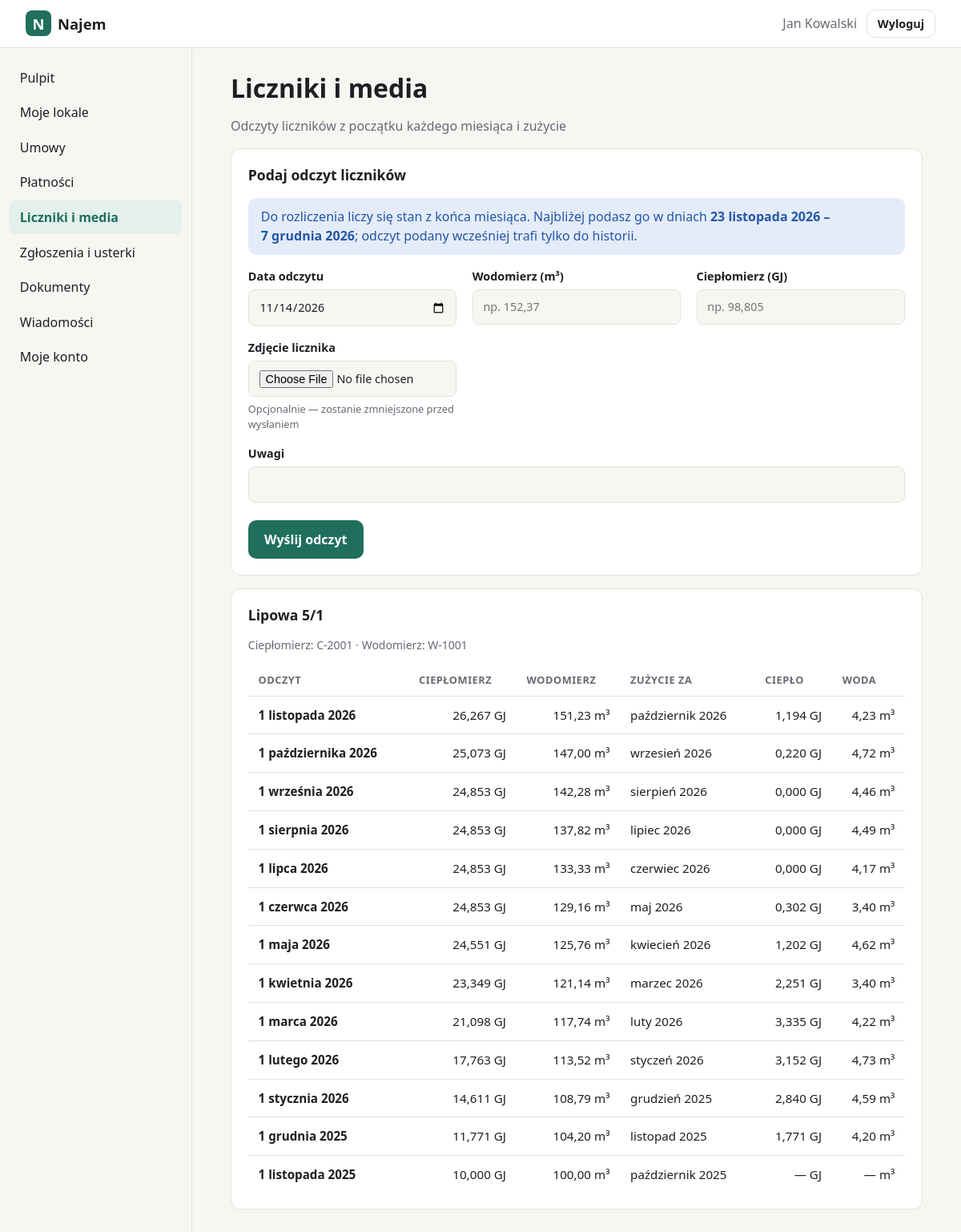
The app's page /panel/media (signed in) with its own data.
### tables this page shows
CREATE TABLE users (
    id            INTEGER PRIMARY KEY AUTOINCREMENT,
    login         TEXT NOT NULL UNIQUE COLLATE NOCASE,
    password_hash TEXT NOT NULL,
    full_name     TEXT,
    role          TEXT NOT NULL DEFAULT 'klient',
    created_at    TEXT NOT NULL DEFAULT (datetime('now')),
    last_login_at TEXT
, email TEXT, telefon TEXT, aktywny INTEGER NOT NULL DEFAULT 1);

CREATE TABLE lokale (
    id          INTEGER PRIMARY KEY AUTOINCREMENT,
    nazwa       TEXT NOT NULL,
    ulica       TEXT NOT NULL,          -- ulica z numerem budynku
    nr_lokalu   TEXT,
    kod         TEXT NOT NULL,
    miasto      TEXT NOT NULL,
    rodzaj      TEXT NOT NULL DEFAULT 'mieszkanie',
    powierzchnia REAL,                  -- m²
    pokoje      INTEGER,
    pietro      TEXT,
    opis        TEXT,
    wyposazenie TEXT,                   -- pozycje rozdzielone nową linią
    created_at  TEXT NOT NULL DEFAULT (datetime('now'))
, nr_wodomierza TEXT, nr_cieplomierza TEXT, budynek_id INTEGER REFERENCES budynki(id));

CREATE TABLE odczyty (
    id        INTEGER PRIMARY KEY AUTOINCREMENT,
    lokal_id  INTEGER NOT NULL,
    okres     TEXT NOT NULL,
    data      TEXT,
    cieplo    REAL,                 -- ciepłomierz, GJ
    woda      REAL, zrodlo TEXT,                 -- wodomierz, m³
    UNIQUE (lokal_id, okres)
);

### rozliczenia.py (the view)
@app.get("/panel/media")
@login_required
def media():
    db = get_db()
    lokale = db.execute("""SELECT DISTINCT l.* FROM lokale l JOIN umowy u ON u.lokal_id=l.id
                           WHERE u.najemca_id=? ORDER BY l.nazwa""", (g.user["id"],)).fetchall()
    dane = []
    for l in lokale:
        odcz = db.execute("SELECT * FROM odczyty WHERE lokal_id=? ORDER BY okres DESC LIMIT 25",
                          (l["id"],)).fetchall()
        hist = []
        for i, o in enumerate(odcz):
            za = poprzedni(o["okres"])
            z = zuzycie(l["id"], za)
            wym = [NAZWA_LICZNIKA[k] for k in ("cieplo", "woda") if wymiana(l["id"], k, za)]
            hist.append({"o": o, "z": z, "za": za, "wym": wym})
        dane.append({"l": l, "hist": hist[:24]})
    return render_template("media.html", active="media", dane=dane)

### app.py (called while the page is built)
def get_db() -> sqlite3.Connection:
    if "db" not in g:
        g.db = sqlite3.connect(DB_PATH)
        g.db.row_factory = sqlite3.Row
        g.db.execute("PRAGMA foreign_keys = ON")
    return g.db

def csrf_token() -> str:
    if "_csrf" not in session:
        session["_csrf"] = secrets.token_urlsafe(32)
    return session["_csrf"]

def static_v(filename):
    try:
        v = int((BASE / "static" / filename).stat().st_mtime)
    except OSError:
        v = 0
    return url_for("static", filename=filename, v=v)

def login_required(view):
    @wraps(view)
    def wrapped(*a, **kw):
        if g.user is None:
            return redirect(url_for("login", next=request.path))
        if g.user["role"] == "zarzadca":
            return redirect(url_for("zarzadca.pulpit"))
        return view(*a, **kw)
    return wrapped

@app.before_request
def load_user():
    g.user = None
    uid = session.get("user_id")
    if uid:
        g.user = get_db().execute(
            "SELECT id, login, full_name, role FROM users WHERE id=? AND aktywny=1", (uid,)
        ).fetchone()
        if g.user is None:
            session.clear()

@app.context_processor
def inject():
    return {"menu": MENU, "user": g.get("user")}

@app.template_filter("data")
def fmt_data(iso):
    if not iso:
        return "—"
    d = date.fromisoformat(iso[:10])
    return f"{d.day} {MIESIACE[d.month - 1]} {d.year}"

### pomiary.py (called while the page is built)
def granica(okres):
    return datetime.fromisoformat(okres + "-01T00:00:00") - timedelta(minutes=1)

def okres_dla(czas):
    o = czas.strftime("%Y-%m")
    kandydaci = [poprzedni(o), o, nastepny(o)]
    return min(kandydaci, key=lambda k: abs(granica(k) - czas))

def nastepne_okno(teraz=None):
    teraz = teraz or datetime.now()
    o = okres_dla(teraz)
    if granica(o) + OKNO < teraz:
        o = nastepny(o)
    g_ = granica(o)
    return (g_ - OKNO).date(), (g_ + OKNO).date()

def lokale_najemcy(uid):
    od = (date.today() - OKNO).isoformat()
    return get_db().execute("""
        SELECT DISTINCT l.* FROM lokale l JOIN umowy u ON u.lokal_id=l.id
        WHERE u.najemca_id=? AND u.data_od<=? AND coalesce(u.rozwiazana_dnia, u.data_do, '9999-12-31')>=?
        ORDER BY l.nazwa""", (uid, date.today().isoformat(), od)).fetchall()

def moje_pomiary(uid):
    return get_db().execute("""SELECT p.*, l.nazwa AS lokal FROM pomiary p JOIN lokale l ON l.id=p.lokal_id
                               WHERE p.user_id=? ORDER BY p.czas DESC, p.id DESC LIMIT 20""", (uid,)).fetchall()

### templates/media.html (shortened to what this page needs)
{% extends "panel.html" %}
{% block content %}
<h1>Liczniki i media</h1>
<p class="muted">Odczyty liczników z początku każdego miesiąca i zużycie</p>
{% if lokale_odczyt %}
<section class="panel-box" id="podaj">
  <h2>Podaj odczyt liczników</h2>
  {% if w_oknie_dzis %}
  <p class="small">Trwa okres podawania odczytów: <strong>{{ okno_od|data }} – {{ okno_do|data }}</strong>. Odczyt sprawdzi zarządca; zdjęcie licznika ułatwia weryfikację.</p>
  {% else %}
  <p class="flash">Do rozliczenia liczy się stan z końca miesiąca. Najbliżej podasz go w dniach <strong>{{ okno_od|data }} – {{ okno_do|data }}</strong>; odczyt podany wcześniej trafi tylko do historii.</p>
  {% endif %}
  <form method="post" action="{{ url_for('najemca_odczyt') }}" enctype="multipart/form-data" class="form" id="form-odczyt" novalidate>
    <div class="form-grid">
      <label class="field">Data odczytu<input type="date" name="data" value="{{ dzis }}" max="{{ dzis }}" required></label>
      <label class="field">Wodomierz (m³)<input name="woda" inputmode="decimal" placeholder="np. 152,37"></label>
      <label class="field">Ciepłomierz (GJ)<input name="cieplo" inputmode="decimal" placeholder="np. 98,805"></label>
      <label class="field">Zdjęcie licznika<input type="file" name="zdjecie" accept="image/*" capture="environment">
        <span class="hint">Opcjonalnie — zostanie zmniejszone przed wysłaniem</span></label>
    </div>
    <label class="field field-wide">Uwagi<input name="uwagi" maxlength="300"></label>
    <div class="form-actions"><button class="btn btn-primary" type="submit">Wyślij odczyt</button></div>
  </form>
</section>
{% endif %}
{% for d in dane %}
<section class="panel-box">
  <h2>{{ d.l.nazwa }}</h2>
  {% if d.l.nr_wodomierza or d.l.nr_cieplomierza %}
  <p class="muted small">{% if d.l.nr_cieplomierza %}Ciepłomierz: {{ d.l.nr_cieplomierza }}{% endif %}{% if d.l.nr_cieplomierza and d.l.nr_wodomierza %} · {% endif %}{% if d.l.nr_wodomierza %}Wodomierz: {{ d.l.nr_wodomierza }}{% endif %}</p>
  {% endif %}
  {% if d.hist %}
  <div class="table-wrap"><table class="table">
    <thead><tr><th>Odczyt</th><th class="num">Ciepłomierz</th><th class="num">Wodomierz</th><th>Zużycie za</th><th class="num">Ciepło</th><th class="num">Woda</th></tr></thead>
    <tbody>{% for h in d.hist %}
      <tr><td data-label="Odczyt"><strong>{{ (h.o.data or h.o.okres ~ '-01')|data }}</strong></td>
          <td data-label="Ciepłomierz" class="num">{{ h.o.cieplo|liczba(3) }} GJ</td>
          <td data-label="Wodomierz" class="num">{{ h.o.woda|liczba(2) }} m³</td>
          <td data-label="Zużycie za">{{ h.za|okres }}{% for x in h.wym %}<span class="line muted small">wymiana: {{ x }}</span>{% endfor %}</td>
          <td data-label="Ciepło" class="num">{{ h.z.cieplo|liczba(3) }} GJ</td>
          <td data-label="Woda" class="num">{{ h.z.woda|liczba(2) }} m³</td></tr>
    {% endfor %}</tbody>
  </table></div>
  {% else %}<p class="muted">Brak odczytów dla tego lokalu.</p>{% endif %}
</section>
{% else %}
<div class="placeholder"><strong>Brak lokali</strong><span>Nie masz jeszcze żadnego lokalu.</span></div>
{% endfor %}
{% endblock %}

### templates/panel.html (shortened to what this page needs)
{% extends "base.html" %}
{% block body_class %}app-page{% endblock %}
{% block body %}
<header class="appbar">
  <a class="brand" href="{% block home_url %}{{ url_for('panel') }}{% endblock %}"><span class="logo">N</span> Najem{% block brand_suffix %}{% endblock %}</a>
  <div class="who">
    <span class="muted">{{ user.full_name or user.login }}</span>
    <form method="post" action="{{ url_for('logout') }}">
      <button class="btn btn-ghost btn-sm" type="submit">Wyloguj</button>
    </form>
  </div>
</header>
<div class="layout">
  <nav class="sidebar" aria-label="Menu główne">
    <ul>
    {% block nav %}
    {% for key, label, _ in menu %}
      <li><a href="{{ url_for('section', key=key) }}" {% if key == active %}aria-current="page"{% endif %}>{{ label }}</a></li>
    {% endfor %}
    {% endblock %}
    </ul>
  </nav>
  <main class="content">
    {% block content %}{% endblock %}
  </main>
</div>
{% endblock %}

### static/style.css (style rules this page uses)
:root { --bg: #f7f6f2; --surface: #ffffff; --text: #1d1f23; --muted: #646a73; --line: #e3e1da; --accent: #1f6f5c; --accent-ink: #ffffff; --accent-soft: #e3f0ec; --danger: #b3261e; --danger-soft: #fbe9e7; --radius: 12px; color-scheme: light; }
* { box-sizing: border-box; }
html, body { margin: 0; }
body { background: var(--bg); color: var(--text); font: 16px/1.5 system-ui, -apple-system, "Segoe UI", Roboto, sans-serif; min-height: 100vh; }
a { color: var(--accent); }
h1 { line-height: 1.15; margin: 0 0 .4em; }
.muted { color: var(--muted); }
.small { font-size: .875rem; }
.brand { display: inline-flex; align-items: center; gap: .5rem; font-weight: 700; font-size: 1.15rem; color: var(--text); text-decoration: none; }
.logo { display: inline-grid; place-items: center; width: 2rem; height: 2rem; border-radius: 8px; background: var(--accent); color: var(--accent-ink); font-weight: 800; }
.btn { display: inline-block; border: 1px solid transparent; border-radius: 10px; padding: .7rem 1.2rem; font: inherit; font-weight: 600; text-decoration: none; cursor: pointer; }
.btn-primary { background: var(--accent); color: var(--accent-ink); }
.btn-ghost { background: transparent; color: var(--text); border-color: var(--line); }
.btn-sm { padding: .35rem .8rem; font-size: .9rem; }
label { display: flex; flex-direction: column; gap: .35rem; font-weight: 600; font-size: .95rem; }
input:not([type=hidden]):not([type=checkbox]) { font: inherit; font-weight: 400; padding: .65rem .8rem; border-radius: 8px; border: 1px solid var(--line); background: var(--bg); color: var(--text); }
.appbar { position: sticky; top: 0; z-index: 10; display: flex; align-items: center; gap: 1rem; padding: .75rem clamp(16px, 3vw, 32px); background: var(--surface); border-bottom: 1px solid var(--line); }
.appbar .who { margin-left: auto; display: flex; align-items: center; gap: .75rem; }
.appbar form { margin: 0; }
.layout { display: grid; grid-template-columns: 240px 1fr; min-height: calc(100vh - 58px); }
.sidebar { border-right: 1px solid var(--line); padding: 1rem .75rem; }
.sidebar ul { list-style: none; margin: 0; padding: 0; display: flex; flex-direction: column; gap: 2px; }
.sidebar a { display: block; padding: .55rem .8rem; border-radius: 8px; color: var(--text); text-decoration: none; }
.sidebar a[aria-current=page] { background: var(--accent-soft); color: var(--accent); font-weight: 600; }
.content { padding: 2rem clamp(16px, 4vw, 48px); max-width: 960px; }
:root { --ok: #1f7a4d; --ok-soft: #e1f3e9; --warn: #8a5a00; --warn-soft: #fdf1d8; --info: #2457a6; --info-soft: #e4ecfa; --off: #6b7079; --off-soft: #ececea; }
.content h1 { font-size: clamp(1.5rem, 3vw, 2rem); }
.content h2 { font-size: 1.1rem; margin: 0 0 .8rem; }
.panel-box { background: var(--surface); border: 1px solid var(--line); border-radius: var(--radius); padding: 1.2rem 1.3rem; margin-top: 1rem; }
.table-wrap { overflow-x: auto; margin-top: 1.2rem; }
.panel-box .table-wrap { margin-top: 0; }
.table { width: 100%; border-collapse: collapse; font-size: .95rem; }
.table th { text-align: left; font-size: .8rem; color: var(--muted); font-weight: 600; text-transform: uppercase; letter-spacing: .04em; padding: .6rem .8rem; border-bottom: 1px solid var(--line); }
.table td { padding: .75rem .8rem; border-bottom: 1px solid var(--line); vertical-align: top; }
.table tr:last-child td { border-bottom: 0; }
.num { text-align: right; font-variant-numeric: tabular-nums; white-space: nowrap; }
.flash { border-radius: 10px; padding: .7rem 1rem; margin-bottom: 1rem; background: var(--info-soft); color: var(--info); }
.form-grid { display: grid; gap: 1rem 1.2rem; grid-template-columns: repeat(auto-fill, minmax(220px, 1fr)); }
.field { font-size: .9rem; }
.field-wide { margin-top: 1rem; }
.field .hint { font-weight: 400; color: var(--muted); font-size: .8rem; }
.form-actions { display: flex; align-items: center; gap: 1rem; margin-top: 1.4rem; }

### records on screen
users: full_name "Jan Kowalski"
lokale: l.nazwa "Lipowa 5/1", l.nr_cieplomierza "C-2001", l.nr_wodomierza "W-1001"
odczyty: data "1 listopada 2026", o.cieplo|liczba "26,267", o.woda|liczba "151,23"
odczyty: data "1 października 2026", o.cieplo|liczba "25,073", o.woda|liczba "147,00"
odczyty: data "1 września 2026", o.cieplo|liczba "24,853", o.woda|liczba "142,28"
odczyty: data "1 sierpnia 2026", o.cieplo|liczba "24,853", o.woda|liczba "137,82"
odczyty: data "1 lipca 2026", o.cieplo|liczba "24,853", o.woda|liczba "133,33"
odczyty: data "1 czerwca 2026", o.cieplo|liczba "24,853", o.woda|liczba "129,16"
odczyty: data "1 maja 2026", o.cieplo|liczba "24,551", o.woda|liczba "125,76"
odczyty: data "1 kwietnia 2026", o.cieplo|liczba "23,349", o.woda|liczba "121,14"
odczyty: data "1 marca 2026", o.cieplo|liczba "21,098", o.woda|liczba "117,74"
odczyty: data "1 lutego 2026", o.cieplo|liczba "17,763", o.woda|liczba "113,52"
odczyty: data "1 stycznia 2026", o.cieplo|liczba "14,611", o.woda|liczba "108,79"
odczyty: data "1 grudnia 2025", o.cieplo|liczba "11,771", o.woda|liczba "104,20"
odczyty: data "1 listopada 2025", o.cieplo|liczba "10,000", o.woda|liczba "100,00"

### other values on screen
{{ label }} "Pulpit" "Moje lokale" "Umowy" "Płatności" "Liczniki i media" "Zgłoszenia i usterki" "Dokumenty" "Wiadomości" "Moje konto"
{{ okno_od|data }} "23 listopada 2026"
{{ okno_do|data }} "7 grudnia 2026"
{{ h.za|okres }} "październik 2026" "wrzesień 2026" "sierpień 2026" "lipiec 2026" "czerwiec 2026" "maj 2026" "kwiecień 2026" "marzec 2026" "luty 2026" "styczeń 2026" "grudzień 2025" "listopad 2025" "październik 2025"
{{ h.z.cieplo|liczba(3) }} "1,194" "0,220" "0,000" "0,000" "0,000" "0,302" "1,202" "2,251" "3,335" "3,152" "2,840" "1,771" "—"
{{ h.z.woda|liczba(2) }} "4,23" "4,72" "4,46" "4,49" "4,17" "3,40" "4,62" "3,40" "4,22" "4,73" "4,59" "4,20" "—"
